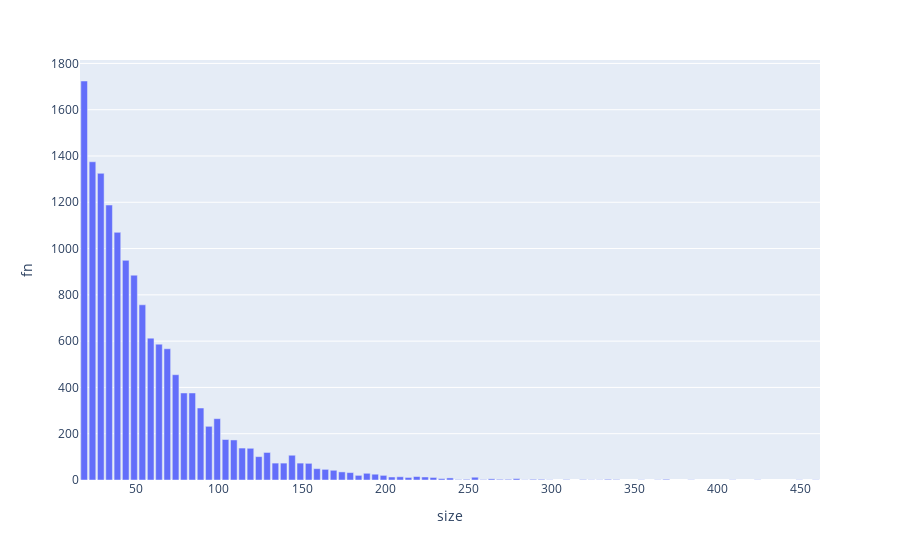

The notebook cell saved with this chart:
### Code cell
import plotly.express as px

M['size'] = M['xsol'].apply(lambda x: x.shape[0])
df_ = M.groupby('size').count().reset_index()

fig = px.bar(df_, x='size', y='fn')
fig.show()

### Figure 1 — Plotly figure (JSON) as saved in the notebook; plotly's stock layout.template omitted (floating-point values rounded to 4 significant figures)
{"data": [{"alignmentgroup": "True", "hovertemplate": "size=%{x}<br>fn=%{y}<extra></extra>", "legendgroup": "", "marker": {"color": "#636efa", "pattern": {"shape": ""}}, "name": "", "offsetgroup": "", "orientation": "v", "showlegend": false, "textposition": "auto", "type": "bar", "x": [19, 24, 29, 34, 39, 44, 49, 54, 59, 64, 69, 74, 79, 84, 89, 94, 99, 104, 109, 114, 119, 124, 129, 134, 139, 144, 149, 154, 159, 164, 169, 174, 179, 184, 189, 194, 199, 204, 209, 214, 219, 224, 229, 234, 239, 244, 249, 254, 259, 264, 269, 274, 279, 284, 289, 294, 299, 309, 319, 324, 329, 334, 339, 354, 364, 369, 384, 409, 424, 449, 459], "xaxis": "x", "y": [1724, 1375, 1325, 1188, 1070, 949, 885, 757, 613, 587, 567, 455, 376, 376, 311, 232, 265, 175, 173, 138, 137, 101, 119, 73, 73, 107, 73, 72, 49, 46, 42, 35, 32, 20, 29, 25, 20, 13, 14, 11, 15, 13, 11, 6, 9, 2, 3, 12, 2, 5, 3, 3, 6, 1, 3, 3, 1, 2, 2, 1, 1, 3, 2, 1, 1, 3, 1, 1, 1, 1, 1], "yaxis": "y"}], "layout": {"barmode": "relative", "legend": {"tracegroupgap": 0}, "margin": {"t": 60}, "xaxis": {"anchor": "y", "domain": [0, 1], "title": {"text": "size"}}, "yaxis": {"anchor": "x", "domain": [0, 1], "title": {"text": "fn"}}}}
